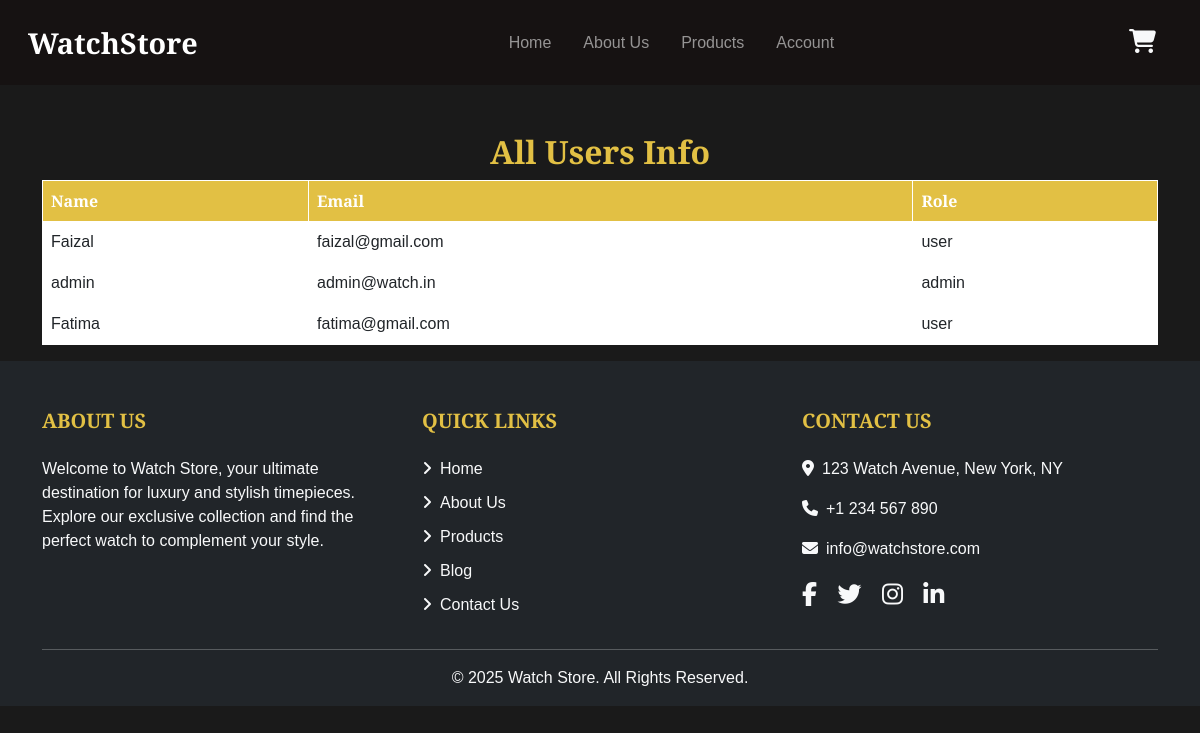
Page /view_user/ on the committed database.
### models.py (models this page shows)
class User(Base):
    __tablename__ = 'user'
    id = Column(Integer, primary_key=True)
    username = Column(String, nullable=False)
    email = Column(String, unique=True, nullable=False)
    phone = Column(Integer , unique=True)
    password = Column(String, nullable=False)
    role = Column(String, nullable=False)
    carts = relationship('Cart', back_populates='user')

### app.py (the view)
@app.route("/view_user/")
def userr():
     username = session.get('username')
     all_data = db_session.query(User).all()
     return render_template('user.html',username=username, userData = all_data)

### templates/user.html (shortened to what this page needs)
<!DOCTYPE html>
<html lang="en">
<head>
     <link href="https://cdn.jsdelivr.net/npm/bootstrap@5.0.2/dist/css/bootstrap.min.css" rel="stylesheet"
>
     <link rel="stylesheet" href="{{url_for('static' ,filename ='css/style.css')}}">
</head>
<body style="background-color: #1a1a1a;">
     <nav class="navbar navbar-expand-lg navbar-dark">
          <div class="container-fluid">
               <a class="navbar-brand" href="#">WatchStore</a>
               <div class="collapse navbar-collapse" id="navbarNav">
                    <ul class="navbar-nav mx-auto">
                         <li class="nav-item">
                              <a class="nav-link" href="/">Home</a>
                         </li>
                         <li class="nav-item">
                              <a class="nav-link" href="/about_us/">About Us</a>
                         </li>
                         <li class="nav-item">
                              <a class="nav-link" href="/show_product/">Products</a>
                         </li>
                         <li class="nav-item">
                              <a class="nav-link" href="/login/">Account</a>
                         </li>
                    </ul>
               </div>
               <div class="d-flex align-items-center">
                    <a href="/cart/"><i class="fa-solid fa-cart-shopping cart-icon"></i></a>
               </div>
          </div>
     </nav>
     <div class="container mt-5">
          <h2 class="text-center fw-bold mb-2" style="color: #e2c044;">All Users Info</h2>
          <table class="table table-bordered" style="border-color: #fff;">
              <thead style="background-color: #e2c044;">
                  <tr>
                      <th scope="col" style="color: #fff;">Name</th>
                      <th scope="col" style="color: #fff;">Email</th>
                      <th scope="col" style="color: #fff;">Role</th>
                  </tr>
              </thead>
              <tbody>
                  {% for i in userData %}
                  <tr style="background-color: #fff;">
                      <td>{{ i.username }}</td>
                      <td>{{ i.email }}</td>
                      <td>{{ i.role }}</td>
                  </tr>
                  {% endfor %}
              </tbody>
          </table>
     </div>
     <footer class="bg-dark text-light pt-5 pb-3" style="background-color: #161212;">
          <div class="container">
              <div class="row">
                  <div class="col-md-4">
                      <h5 class="text-uppercase mb-4" style="color: #e2c044;">About Us</h5>
                      <p>
                          Welcome to Watch Store, your ultimate destination for luxury and stylish timepieces. Explore our exclusive collection and find the perfect watch to complement your style.
                      </p>
                  </div>
                  <div class="col-md-4">
                      <h5 class="text-uppercase mb-4" style="color: #e2c044;">Quick Links</h5>
                      <ul class="list-unstyled">
                          <li><a href="/" class="text-light text-decoration-none"><i class="fas fa-angle-right me-2"></i>Home</a></li>
                          <li><a href="/about" class="text-light text-decoration-none"><i class="fas fa-angle-right me-2"></i>About Us</a></li>
                          <li><a href="/show_product/" class="text-light text-decoration-none"><i class="fas fa-angle-right me-2"></i>Products</a></li>
                          <li><a href="/blog" class="text-light text-decoration-none"><i class="fas fa-angle-right me-2"></i>Blog</a></li>
                          <li><a href="/contact" class="text-light text-decoration-none"><i class="fas fa-angle-right me-2"></i>Contact Us</a></li>
                      </ul>
                  </div>
                  <div class="col-md-4">
                      <h5 class="text-uppercase mb-4" style="color: #e2c044;">Contact Us</h5>
                      <p><i class="fas fa-map-marker-alt me-2"></i>123 Watch Avenue, New York, NY</p>
                      <p><i class="fas fa-phone me-2"></i>+1 234 567 890</p>
                      <p><i class="fas fa-envelope me-2"></i>info@watchstore.com</p>
                      <div class="social-icons mt-3">
                          <a href="#" class="text-light me-3"><i class="fab fa-facebook-f"></i></a>
                          <a href="#" class="text-light me-3"><i class="fab fa-twitter"></i></a>
                          <a href="#" class="text-light me-3"><i class="fab fa-instagram"></i></a>
                          <a href="#" class="text-light"><i class="fab fa-linkedin-in"></i></a>
                      </div>
                  </div>
              </div>
              <hr class="text-light">
              <div class="text-center">
                  <p class="mb-0">&copy; 2025 Watch Store. All Rights Reserved.</p>
              </div>
          </div>
     </footer>
</body>
</html>

### static/css/style.css (style rules this page uses)
body { font-family: 'Merriweather Sans', sans-serif; }
.navbar { background-color: #161212; padding: 1rem; }
.navbar-brand { font-size: 1.8rem; font-weight: 700; color: #f8f9fa; }
.navbar-nav .nav-link { font-size: 1rem; color: #f8f9fa; margin: 0 0.5rem; transition: color 0.3s ease; }
.cart-icon { font-size: 1.5rem; color: #f8f9fa; margin-right: 1rem; cursor: pointer; transition: color 0.3s ease; }
footer { font-family: 'Merriweather Sans', sans-serif; }
footer h5 { font-weight: bold; }
footer ul li { margin-bottom: 10px; }
footer .social-icons a { font-size: 1.5rem; }

### rows in the picture
User: username "Faizal", email "faizal@gmail.com", role "user"
User: username "admin", email "admin@watch.in", role "admin"
User: username "Fatima", email "fatima@gmail.com", role "user"
